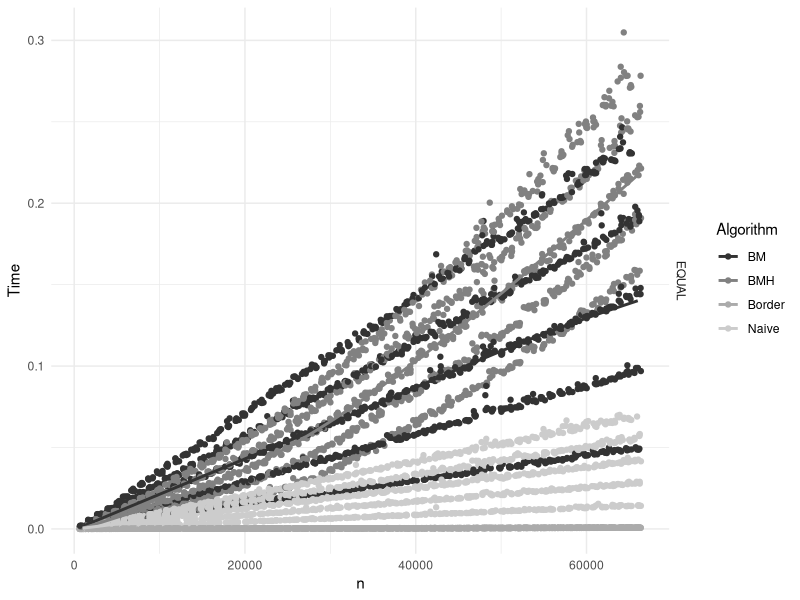

Write R code to recreate this figure.
library(tidyverse)

performance <- read_table2("match_search.txt",
                           col_names = c("Algorithm", "String", "n", "m", "Time"))

performance %>%
    ggplot(
        aes(x = n, y = Time, color = Algorithm)) +
    facet_grid(String ~ ., scales = "free_y") +
    geom_jitter() +
    geom_smooth(se = FALSE) +
    scale_color_grey() +
    theme_minimal()
